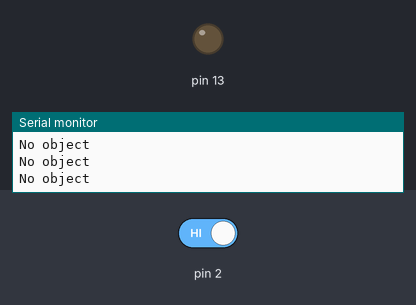
A sketch run on a simulated Arduino Uno, built with avr-gcc and run on an emulated ATmega328P. Parts: output pins drawn as LEDs (lit = HIGH), the last lines printed to the serial monitor. Inputs (shaded band) come from the test bench; at power-on: pin 2 HIGH.

Above: at 1.2 s.
1.3 s: pin 2 driven LOW
At 1.8 s:
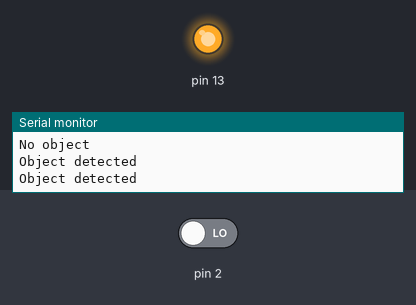
2.8 s: pin 2 driven HIGH
At 3.3 s:
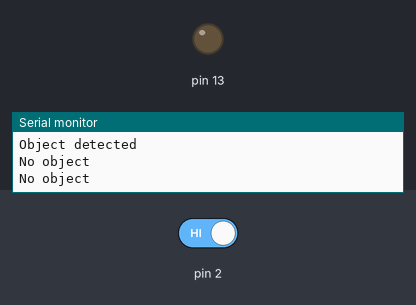
Timing chart, 0 to 5.8 s (numbered marks = the images above; inputs shaded):
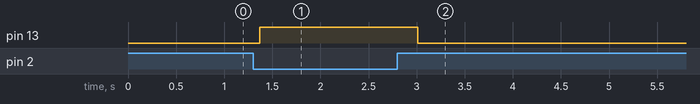

The sketch:

ir_baremetal.ino
```cpp
#include <avr/io.h>

void UART_init(void)
{
    // 9600 baud at 16 MHz
    UBRR0H = 0;
    UBRR0L = 103;

    // Enable transmitter
    UCSR0B = (1 << TXEN0);

    // 8-bit data, 1 stop bit, no parity (8N1)
    UCSR0C = (1 << UCSZ01) | (1 << UCSZ00);
}

void UART_send_char(char data)
{
    // Wait until transmit buffer is empty
    while (!(UCSR0A & (1 << UDRE0)))
    {
    }

    UDR0 = data;
}

void UART_send_string(const char *str)
{
    while (*str)
    {
        UART_send_char(*str);
        str++;
    }
}

void UART_send_number(uint8_t num)
{
    if (num >= 100)
    {
        UART_send_char((num / 100) + '0');
        num %= 100;
        UART_send_char((num / 10) + '0');
        UART_send_char((num % 10) + '0');
    }
    else if (num >= 10)
    {
        UART_send_char((num / 10) + '0');
        UART_send_char((num % 10) + '0');
    }
    else
    {
        UART_send_char(num + '0');
    }
}

int main(void)
{
    // D2 / PD2 → input
    DDRD &= ~(1 << PD2);

    // D13 / PB5 → output
    DDRB |= (1 << PB5);

    UART_init();

    while (1)
    {
        if ((PIND & (1 << PD2)) == 0)
        {
            // Object detected
            PORTB |= (1 << PB5);

            UART_send_string("Object detected\r\n");
        }
        else
        {
            // No object
            PORTB &= ~(1 << PB5);

            UART_send_string("No object\r\n");
        }

        // Simple delay
        for (volatile uint32_t i = 0; i < 100000; i++)
        {
        }
    }
}
```

Measured:
- after the input at 1.3 s, pin 13: LOW → HIGH after 0.07 s
- after the input at 2.8 s, pin 13: HIGH → LOW after 0.21 s
